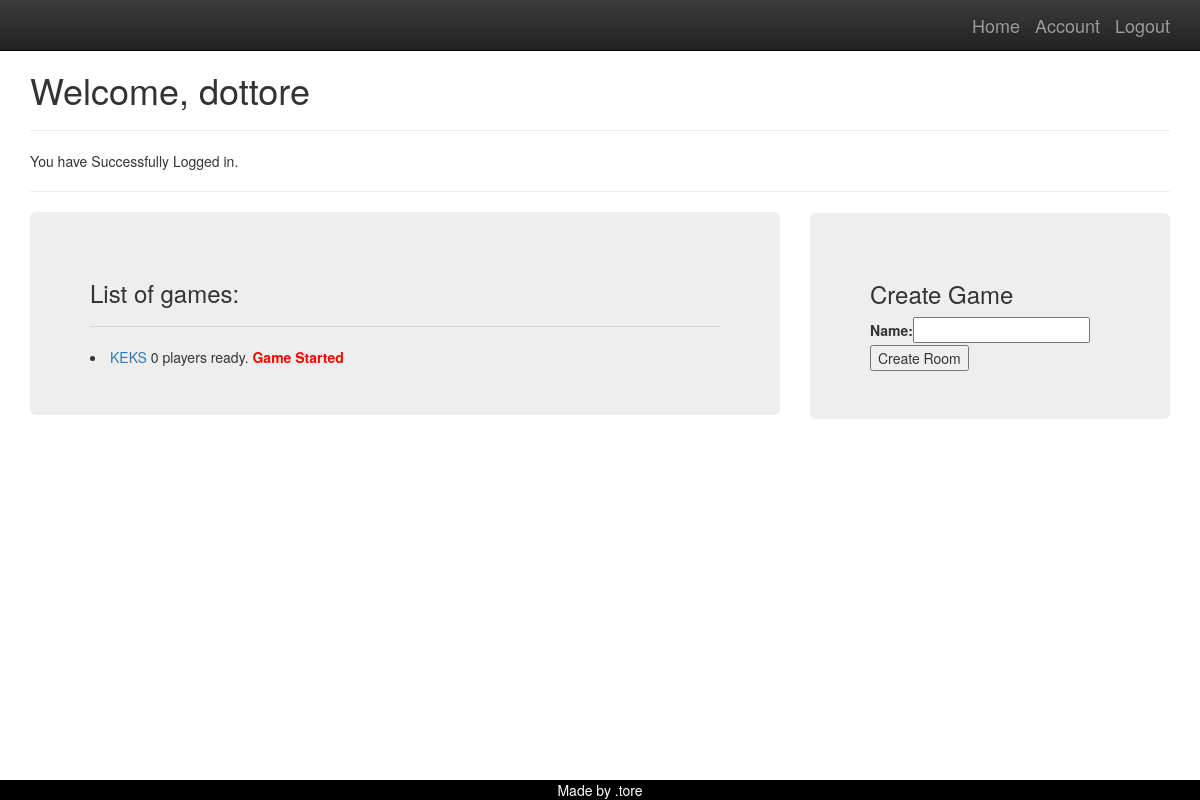
The page /player/home/welcome (signed in) on the database as committed earlier.
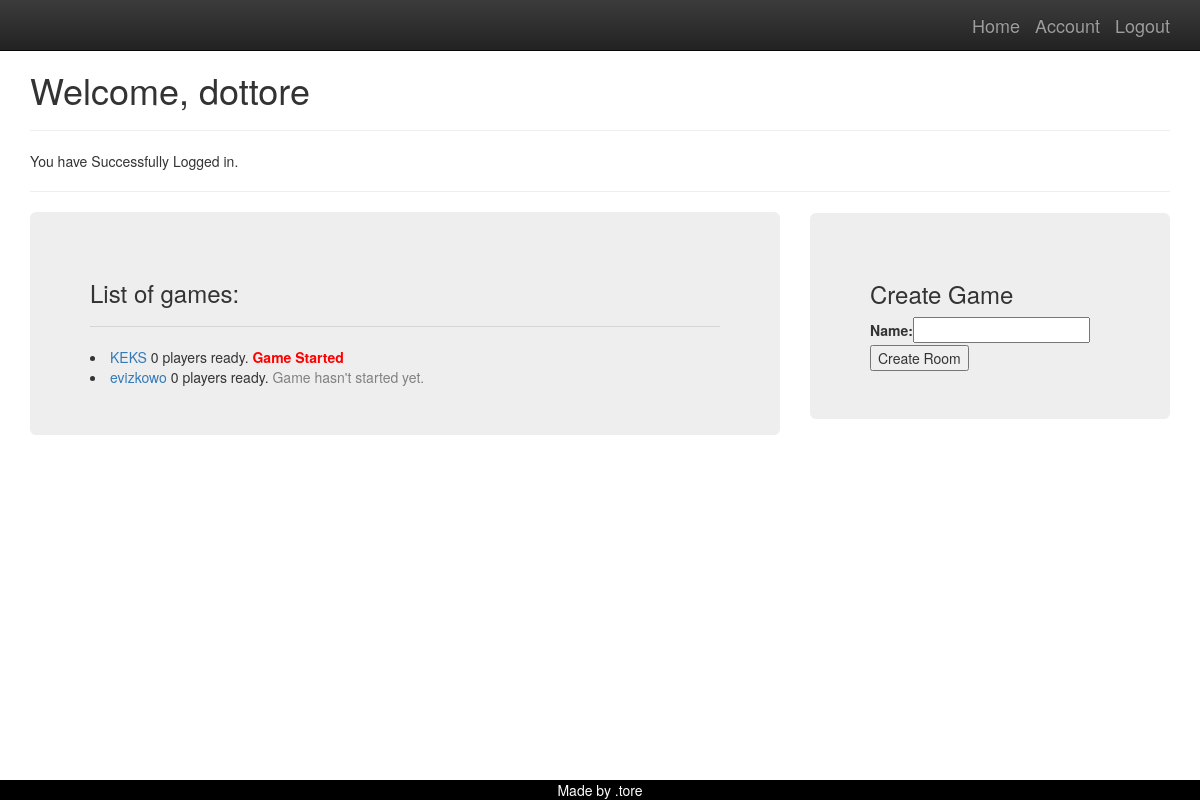
The same page on the database as committed later.
### game/models.py (models this page shows, shortened)
class Game(models.Model):
    name = models.CharField(max_length=150)
    host = models.CharField(max_length=10)
    is_played = models.BooleanField(default = False)
    max_players = models.IntegerField(default=4)
    who_is_ready = models.ManyToManyField(Player, related_name="guys_ready", blank=True)
    who_is_playing = models.ManyToManyField(Player, related_name="guys_playing", blank=True)
    turn = models.IntegerField(default=1)
    turn_of_player = models.ForeignKey(Player, on_delete=models.CASCADE, related_name='czyja_tura', blank=True, null=True)
    @property
    def how_many_players_ready(self):
        return self.who_is_ready.count()

### player/views.py (the view)
# urls.py: path('home/<str:name>', home, name='home'),
@login_required
def home(request, name):
    usr = request.user.username
    player = Player.objects.get(parent=usr)
    games = Game.objects.all()
    noti =  Notification.objects.get(name=name)
    text = noti.note
    form = CreateGame
    args = {'usr': usr, 'games': games, 'form' : form, 'message': text,'player':player}
    return render(request,'player/home.html', args)

### player/models.py (called while the page is built)
    def __str__(self):
        return self.nick

### templates/player/home.html (shortened to what this page needs)
{% extends 'base.html' %}
{% block content %}
<h1>Welcome, {{player}}</h1>
<hr>
{{message}}
<hr>
<div class="row">
  <div class="col-sm-8">
      <div class = 'jumbotron'>
          <h3>List of games: </h3>
          <hr>
    {% for g in games %}
        <li><a href="{% url 'detail' g.id %}">{{g.name}}</a>
        {% if g.how_many_players_ready == 4 %}
            <span style ="color:red"><strong>Full</strong></span>
            {% else %}
            {{g.how_many_players_ready}} players ready.
            {% endif %}
              {% if g.is_played %}
            <span style ="color:red"><strong>Game Started</strong></span>
            {% else %}
            <span style="color:gray">Game hasn't started yet.</span>
            {% endif %}
        </li>
    {% endfor %}
      </div></div>
  <div class="col-sm-4"></div>
  <div class="col-sm-4">
      <div class = 'jumbotron' name="menu" id ="menu">
          <h3>Create Game</h3>
<form method ="POST" action = '{% url 'new_room' %}'>
{{form}}
    <button type = 'submit' name="create" value = 'ok'>Create Room</button>
</form>
      </div></div>
</div>
{% endblock %}

Rows that differ between the two databases and show on the page:
added Game: name "evizkowo", how_many_players_ready "0", is_played "Game hasn't started yet."
